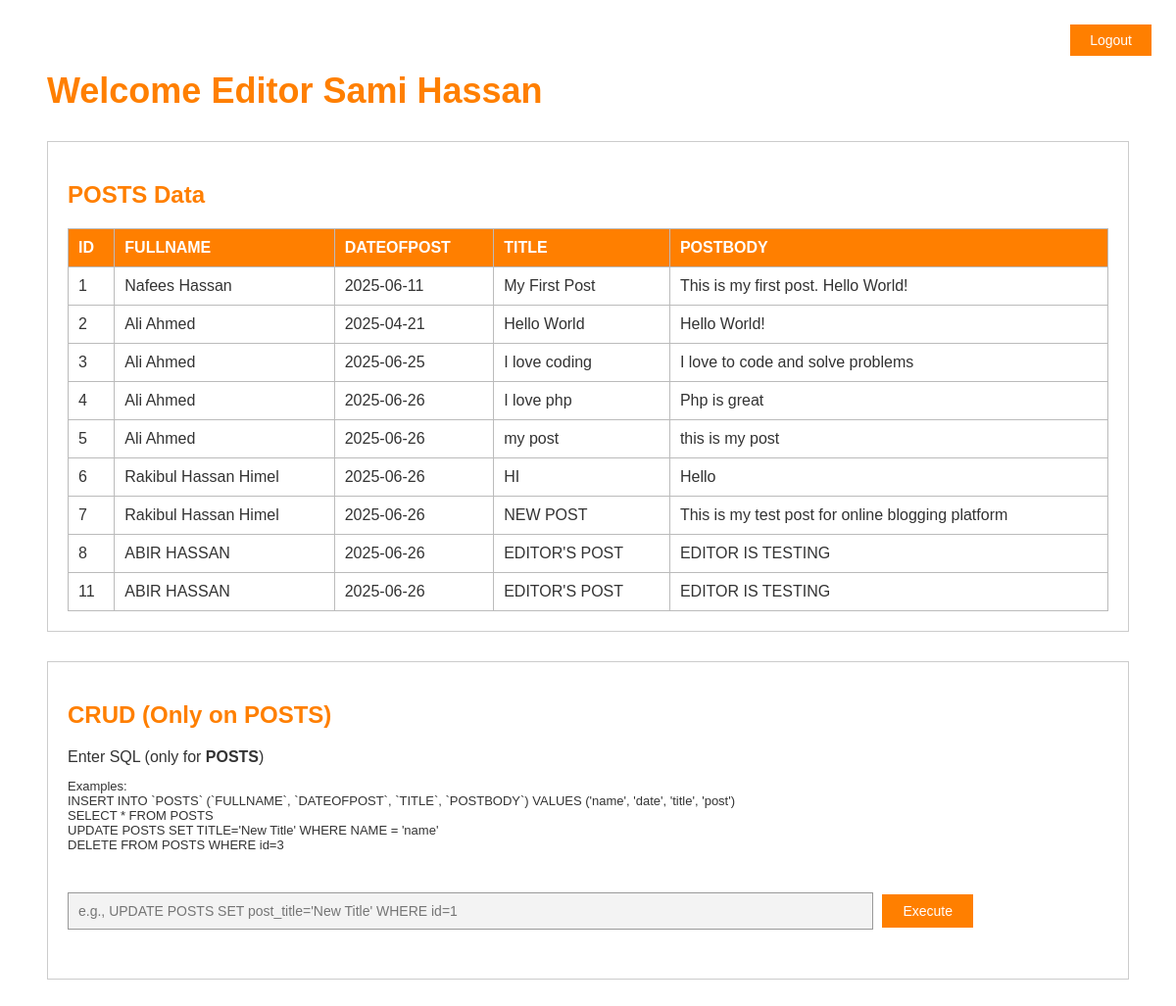
Screenshot of /editor.php (signed in) with the database file from the repository.
### tables this page shows
CREATE TABLE `posts` (
  `ID` int(4) NOT NULL,
  `FULLNAME` text NOT NULL,
  `DATEOFPOST` date NOT NULL,
  `TITLE` text NOT NULL,
  `POSTBODY` text NOT NULL
);

### editor.php (the view, shortened to what this page needs)
<?php
$conn = new mysqli("localhost", "root", "", "db_blog");
$grab = [];
$result = $conn->query("SELECT * FROM POSTS");
if ($result) $grab = $result->fetch_all(MYSQLI_ASSOC);
?>
<!DOCTYPE html>
<html>
<head>
</head>
<body>
    <form method="post" class="top-right">
        <button type="submit" name="logout">Logout</button>
    </form>
    <?php echo "<h1>Welcome Editor " . $_SESSION["editorname"] . "</h1>"; ?>
    <div class="data-section">
        <h2>POSTS Data</h2>
        <?php if (!empty($grab)): ?>
            <table>
                <thead>
                    <tr>
                        <?php foreach (array_keys($grab[0]) as $column): ?>
                            <th><?php echo htmlspecialchars($column); ?></th>
                        <?php endforeach; ?>
                    </tr>
                </thead>
                <tbody>
                    <?php foreach ($grab as $row): ?>
                        <tr>
                            <?php foreach ($row as $value): ?>
                                <td><?php echo htmlspecialchars($value); ?></td>
                            <?php endforeach; ?>
                        </tr>
                    <?php endforeach; ?>
                </tbody>
            </table>
        <?php else: ?>
            <p>No data found in POSTS.</p>
        <?php endif; ?>
    </div>
    <div class="crud-form">
        <h2>CRUD (Only on POSTS)</h2>
        <form method="post">
            <label for="crud">
                Enter SQL (only for <strong>POSTS</strong>)<br>
                <p style="font-size: small;">
                    Examples:<br>
                    INSERT INTO `POSTS` (`FULLNAME`, `DATEOFPOST`, `TITLE`, `POSTBODY`) VALUES ('name', 'date', 'title', 'post')<br>
                    SELECT * FROM POSTS<br>
                    UPDATE POSTS SET TITLE='New Title' WHERE NAME = 'name'<br>
                    DELETE FROM POSTS WHERE id=3
                </p>
            </label><br>
            <input type="text" name="crud" id="crud" class="form-control"
                placeholder="e.g., UPDATE POSTS SET post_title='New Title' WHERE id=1" required>
            <button type="submit" name="execute">Execute</button>
        </form>
    </div>
</body>
</html>

### editor.php (style rules this page uses)
body { font-family: Georgia, serif; padding: 40px; background-color: #f5f5f5; }
h1 { font-size: 36px; }
.top-right { position: absolute; top: 20px; right: 20px; }
button { padding: 8px 20px; margin: 5px; font-size: 14px; background-color: white; border: 1px solid black; cursor: pointer; }
form { margin-bottom: 20px; }
.data-section, .crud-form { background-color: white; padding: 20px; border: 1px solid #ccc; margin-top: 30px; }
table { width: 100%; border-collapse: collapse; margin-top: 15px; }
th, td { padding: 10px; border: 1px solid #bbb; text-align: left; }
th { background-color: #eee; }
.form-control { width: 800px; padding: 10px; margin: 10px 0; font-size: 14px; border: 1px solid #999; background-color: #f3f3f3; }
body { background-color: #ffffff; font-family: Arial, sans-serif; color: #333; }
h1, h2, h3, h4 { color: #ff7f00; font-family: Arial, sans-serif; }
button { background-color: #ff7f00; color: #ffffff; border: 1px solid #ff7f00; cursor: pointer; transition: 0.3s ease; }
input, textarea, select { border: 1px solid #ff7f00; font-family: Arial, sans-serif; }
table { border-collapse: collapse; width: 100%; }
th { background-color: #ff7f00; color: #ffffff; }
.top-right button { background-color: #ff7f00; color: #ffffff; border: none; }

### rows the page displays
posts: ID "1", FULLNAME "Nafees Hassan", DATEOFPOST "2025-06-11", TITLE "My First Post", POSTBODY "This is my first post. Hello World!"
posts: ID "2", FULLNAME "Ali Ahmed", DATEOFPOST "2025-04-21", TITLE "Hello World", POSTBODY "Hello World!"
posts: ID "3", FULLNAME "Ali Ahmed", DATEOFPOST "2025-06-25", TITLE "I love coding", POSTBODY "I love to code and solve problems"
posts: ID "4", FULLNAME "Ali Ahmed", DATEOFPOST "2025-06-26", TITLE "I love php", POSTBODY "Php is great"
posts: ID "5", FULLNAME "Ali Ahmed", DATEOFPOST "2025-06-26", TITLE "my post", POSTBODY "this is my post"
posts: ID "6", FULLNAME "Rakibul Hassan Himel", DATEOFPOST "2025-06-26", TITLE "HI", POSTBODY "Hello"
posts: ID "7", FULLNAME "Rakibul Hassan Himel", DATEOFPOST "2025-06-26", TITLE "NEW POST", POSTBODY "This is my test post for online blogging platform"
posts: ID "8", FULLNAME "ABIR HASSAN", DATEOFPOST "2025-06-26", TITLE "EDITOR'S POST", POSTBODY "EDITOR IS TESTING"
posts: ID "11", FULLNAME "ABIR HASSAN", DATEOFPOST "2025-06-26", TITLE "EDITOR'S POST", POSTBODY "EDITOR IS TESTING"

### other values shown
$_SESSION["editorname"] "Sami Hassan"
$column "ID"
$column "FULLNAME"
$column "DATEOFPOST"
$column "TITLE"
$column "POSTBODY"
